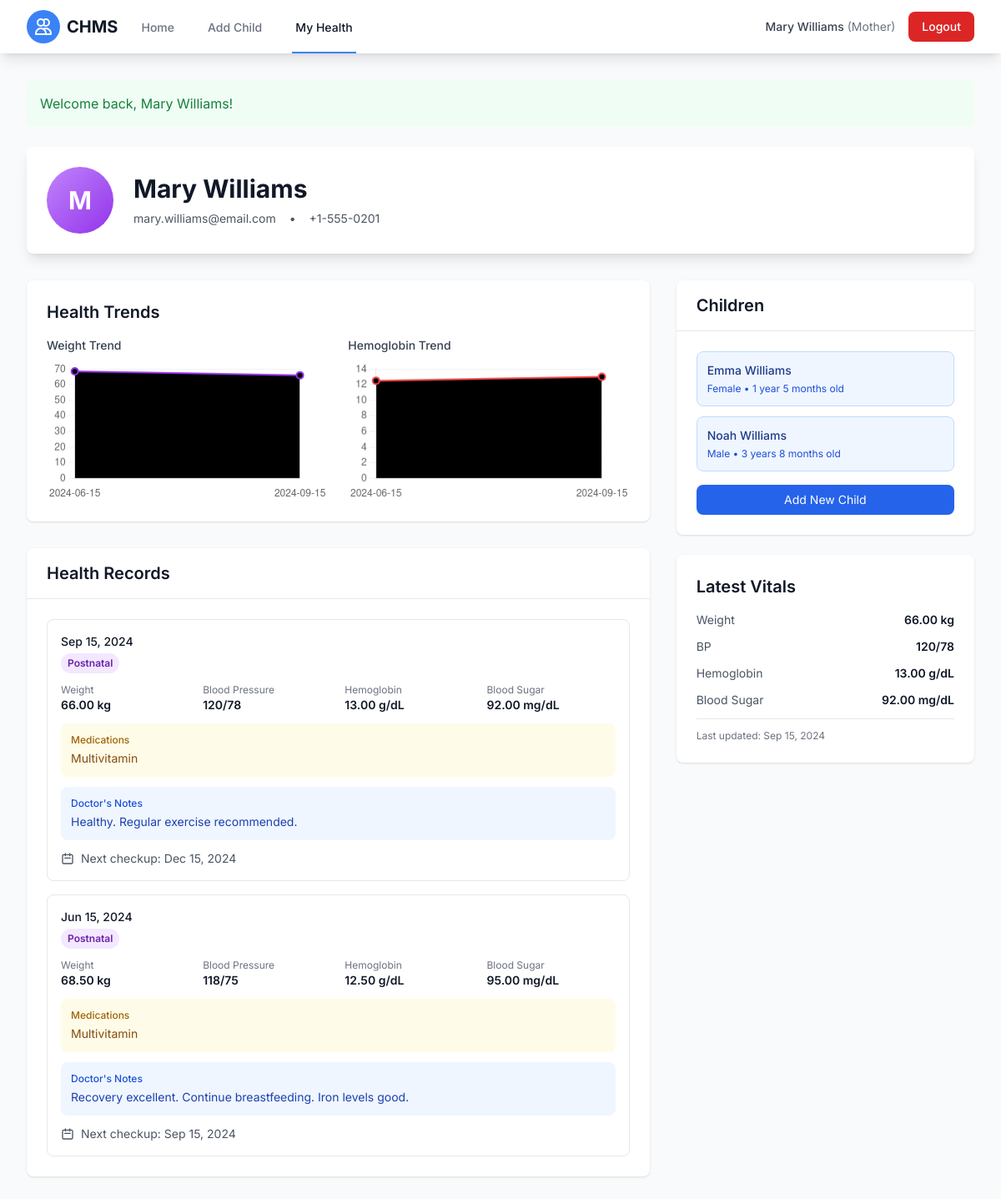
The app's page /mother_profile.php?id=3 (signed in) with its own data.
### tables this page shows
CREATE TABLE users (
    user_id INT AUTO_INCREMENT PRIMARY KEY,
    name VARCHAR(100) NOT NULL,
    email VARCHAR(100) NOT NULL UNIQUE,
    phone VARCHAR(20),
    role ENUM('mother', 'doctor') NOT NULL DEFAULT 'mother',
    password VARCHAR(255) NOT NULL,
    created_at TIMESTAMP DEFAULT CURRENT_TIMESTAMP,
    INDEX idx_email (email),
    INDEX idx_role (role)
);

CREATE TABLE mother_health_records (
    record_id INT AUTO_INCREMENT PRIMARY KEY,
    mother_id INT NOT NULL,
    record_type ENUM('prenatal', 'postnatal', 'general') NOT NULL DEFAULT 'general',
    record_date DATE NOT NULL,
    weight DECIMAL(5,2) COMMENT 'Weight in kilograms',
    blood_pressure VARCHAR(20) COMMENT 'e.g., 120/80',
    hemoglobin DECIMAL(4,2) COMMENT 'Hemoglobin level in g/dL',
    blood_sugar DECIMAL(5,2) COMMENT 'Blood sugar level in mg/dL',
    pregnancy_week INT COMMENT 'Week of pregnancy (for prenatal records)',
    delivery_date DATE COMMENT 'Date of delivery (for postnatal records)',
    delivery_type ENUM('normal', 'cesarean', 'assisted') COMMENT 'Type of delivery',
    complications TEXT COMMENT 'Any complications or concerns',
    medications TEXT COMMENT 'Current medications',
    doctor_notes TEXT,
    next_checkup_date DATE,
    created_at TIMESTAMP DEFAULT CURRENT_TIMESTAMP,
    FOREIGN KEY (mother_id) REFERENCES users(user_id) ON DELETE CASCADE,
    INDEX idx_mother (mother_id),
    INDEX idx_date (record_date),
    INDEX idx_type (record_type)
);

CREATE TABLE children (
    child_id INT AUTO_INCREMENT PRIMARY KEY,
    mother_id INT NOT NULL,
    name VARCHAR(100) NOT NULL,
    dob DATE NOT NULL,
    gender ENUM('male', 'female') NOT NULL,
    created_at TIMESTAMP DEFAULT CURRENT_TIMESTAMP,
    FOREIGN KEY (mother_id) REFERENCES users(user_id) ON DELETE CASCADE,
    INDEX idx_mother (mother_id),
    INDEX idx_dob (dob)
);

### mother_profile.php (the view, shortened to what the rows shown need)
<?php
require_once __DIR__ . '/src/config/helpers.php';
require_once __DIR__ . '/src/models/User.php';
require_once __DIR__ . '/src/models/MotherHealthRecord.php';
require_once __DIR__ . '/src/models/Child.php';
$motherId = (int)($_GET['id'] ?? 0);
$userModel = new User();
$userModel->user_id = $motherId;
$mother = $userModel->readOne();
$healthRecordModel = new MotherHealthRecord();
$healthRecords = $healthRecordModel->readByMother($motherId);
$healthTrend = $healthRecordModel->getHealthTrend($motherId, 12);
$childModel = new Child();
$children = $childModel->readAll($motherId);
?>
<!DOCTYPE html>
<html lang="en">
<head>
    <script src="https://cdn.tailwindcss.com"></script>
</head>
<body class="bg-gray-50">
    <div class="max-w-7xl mx-auto px-4 sm:px-6 lg:px-8 py-8">
        <div class="bg-white rounded-lg shadow-lg p-6 mb-8">
            <div class="flex items-center justify-between">
                <div class="flex items-center">
                    <div class="h-20 w-20 bg-gradient-to-br from-purple-400 to-purple-600 rounded-full flex items-center justify-center text-white text-3xl font-bold">
                        <?php echo strtoupper(substr($mother['name'], 0, 1)); ?>
                    </div>
                    <div class="ml-6">
                        <h1 class="text-3xl font-bold text-gray-900"><?php echo htmlspecialchars($mother['name']); ?></h1>
                        <div class="mt-2 flex items-center space-x-4 text-sm text-gray-600">
                            <span><?php echo htmlspecialchars($mother['email']); ?></span>
                            <?php if (!empty($mother['phone'])): ?>
                                <span>•</span>
                                <span><?php echo htmlspecialchars($mother['phone']); ?></span>
                            <?php endif; ?>
                        </div>
                    </div>
                </div>
            </div>
        </div>
        <div class="grid grid-cols-1 lg:grid-cols-3 gap-8">
            <div class="lg:col-span-2 space-y-8">
                <?php if (!empty($healthTrend) && count($healthTrend) > 1): ?>
                    <div class="bg-white rounded-lg shadow p-6">
                        <h2 class="text-xl font-semibold text-gray-900 mb-4">Health Trends</h2>
                    </div>
                <?php endif; ?>
                <div class="bg-white rounded-lg shadow">
                    <div class="px-6 py-4 border-b border-gray-200">
                        <h2 class="text-xl font-semibold text-gray-900">Health Records</h2>
                    </div>
                    <div class="p-6">
                        <?php if (empty($healthRecords)): ?>
                            <p class="text-sm text-gray-500">No health records yet</p>
                        <?php else: ?>
                            <div class="space-y-4">
                                <?php foreach ($healthRecords as $record): ?>
                                    <div class="record-card border border-gray-200 rounded-lg p-4">
                                        <div class="flex justify-between items-start mb-3">
                                            <div>
                                                <p class="text-sm font-medium text-gray-900"><?php echo formatDate($record['record_date']); ?></p>
                                                <span class="inline-block mt-1 px-2 py-1 text-xs font-semibold rounded-full
                                                    <?php
                                                        $colors = [
                                                            'prenatal' => 'bg-blue-100 text-blue-800',
                                                            'postnatal' => 'bg-purple-100 text-purple-800',
                                                            'general' => 'bg-green-100 text-green-800'
                                                        ];
                                                        echo $colors[$record['record_type']] ?? 'bg-gray-100 text-gray-800';
                                                    ?>">
                                                    <?php echo ucfirst($record['record_type']); ?>
                                                </span>
                                            </div>
                                        </div>
                                        <div class="grid grid-cols-2 md:grid-cols-4 gap-4 mb-3">
                                            <?php if ($record['weight']): ?>
                                                <div>
                                                    <p class="text-xs text-gray-500">Weight</p>
                                                    <p class="text-sm font-semibold text-gray-900"><?php echo $record['weight']; ?> kg</p>
                                                </div>
                                            <?php endif; ?>
                                            <?php if ($record['blood_pressure']): ?>
                                                <div>
                                                    <p class="text-xs text-gray-500">Blood Pressure</p>
                                                    <p class="text-sm font-semibold text-gray-900"><?php echo htmlspecialchars($record['blood_pressure']); ?></p>
                                                </div>
                                            <?php endif; ?>
                                            <?php if ($record['hemoglobin']): ?>
                                                <div>
                                                    <p class="text-xs text-gray-500">Hemoglobin</p>
                                                    <p class="text-sm font-semibold text-gray-900"><?php echo $record['hemoglobin']; ?> g/dL</p>
                                                </div>
                                            <?php endif; ?>
                                            <?php if ($record['blood_sugar']): ?>
                                                <div>
                                                    <p class="text-xs text-gray-500">Blood Sugar</p>
                                                    <p class="text-sm font-semibold text-gray-900"><?php echo $record['blood_sugar']; ?> mg/dL</p>
                                                </div>
                                            <?php endif; ?>
                                        </div>
                                        <?php if (!empty($record['medications'])): ?>
                                            <div class="mt-3 p-3 bg-yellow-50 rounded-lg">
                                                <p class="text-xs font-medium text-yellow-700">Medications</p>
                                                <p class="text-sm text-yellow-800 mt-1"><?php echo htmlspecialchars($record['medications']); ?></p>
                                            </div>
                                        <?php endif; ?>
                                        <?php if (!empty($record['doctor_notes'])): ?>
                                            <div class="mt-3 p-3 bg-blue-50 rounded-lg">
                                                <p class="text-xs font-medium text-blue-700">Doctor's Notes</p>
                                                <p class="text-sm text-blue-800 mt-1"><?php echo htmlspecialchars($record['doctor_notes']); ?></p>
                                            </div>
                                        <?php endif; ?>
                                        <?php if ($record['next_checkup_date']): ?>
                                            <div class="mt-3 flex items-center text-sm text-gray-600">
                                                <svg class="h-4 w-4 mr-2" fill="none" stroke="currentColor" viewBox="0 0 24 24">
                                                    <path stroke-linecap="round" stroke-linejoin="round" stroke-width="2" d="M8 7V3m8 4V3m-9 8h10M5 21h14a2 2 0 002-2V7a2 2 0 00-2-2H5a2 2 0 00-2 2v12a2 2 0 002 2z"></path>
                                                </svg>
                                                Next checkup: <?php echo formatDate($record['next_checkup_date']); ?>
                                            </div>
                                        <?php endif; ?>
                                    </div>
                                <?php endforeach; ?>
                            </div>
                        <?php endif; ?>
                    </div>
                </div>
            </div>
            <div class="space-y-6">
                <div class="bg-white rounded-lg shadow">
                    <div class="px-6 py-4 border-b border-gray-200">
                        <h2 class="text-xl font-semibold text-gray-900">Children</h2>
                    </div>
                    <div class="p-6">
                        <?php if (empty($children)): ?>
                            <p class="text-sm text-gray-500">No children registered</p>
                        <?php else: ?>
                            <div class="space-y-3">
                                <?php foreach ($children as $child): ?>
                                    <a href="child_profile.php?id=<?php echo $child['child_id']; ?>"
                                       class="block p-3 bg-blue-50 border border-blue-200 rounded-lg hover:bg-blue-100 transition">
                                        <p class="text-sm font-medium text-blue-900"><?php echo htmlspecialchars($child['name']); ?></p>
                                        <p class="text-xs text-blue-700 mt-1">
                                            <?php echo ucfirst($child['gender']); ?> •
                                            <?php echo calculateAgeString($child['dob']); ?> old
                                        </p>
                                    </a>
                                <?php endforeach; ?>
                            </div>
                        <?php endif; ?>
                    </div>
                </div>
                <?php
                $latestRecord = !empty($healthRecords) ? $healthRecords[0] : null;
                if ($latestRecord):
                ?>
                    <div class="bg-white rounded-lg shadow p-6">
                        <h2 class="text-xl font-semibold text-gray-900 mb-4">Latest Vitals</h2>
                        <div class="space-y-3">
                            <?php if ($latestRecord['weight']): ?>
                                <div class="flex justify-between items-center">
                                    <span class="text-sm text-gray-600">Weight</span>
                                    <span class="text-sm font-semibold text-gray-900"><?php echo $latestRecord['weight']; ?> kg</span>
                                </div>
                            <?php endif; ?>
                            <?php if ($latestRecord['blood_pressure']): ?>
                                <div class="flex justify-between items-center">
                                    <span class="text-sm text-gray-600">BP</span>
                                    <span class="text-sm font-semibold text-gray-900"><?php echo htmlspecialchars($latestRecord['blood_pressure']); ?></span>
                                </div>
                            <?php endif; ?>
                            <?php if ($latestRecord['hemoglobin']): ?>
                                <div class="flex justify-between items-center">
                                    <span class="text-sm text-gray-600">Hemoglobin</span>
                                    <span class="text-sm font-semibold text-gray-900"><?php echo $latestRecord['hemoglobin']; ?> g/dL</span>
                                </div>
                            <?php endif; ?>
                            <?php if ($latestRecord['blood_sugar']): ?>
                                <div class="flex justify-between items-center">
                                    <span class="text-sm text-gray-600">Blood Sugar</span>
                                    <span class="text-sm font-semibold text-gray-900"><?php echo $latestRecord['blood_sugar']; ?> mg/dL</span>
                                </div>
                            <?php endif; ?>
                            <div class="pt-3 border-t border-gray-200">
                                <p class="text-xs text-gray-500">Last updated: <?php echo formatDate($latestRecord['record_date']); ?></p>
                            </div>
                        </div>
                    </div>
                <?php endif; ?>
            </div>
        </div>
    </div>
    <script>
        // Health trend data
        const healthTrendData = <?php echo json_encode($healthTrend); ?>;
        if (healthTrendData && healthTrendData.length > 1) {
            const dates = healthTrendData.map(item => item.record_date);
            const weights = healthTrendData.map(item => item.weight ? parseFloat(item.weight) : null);
            const hemoglobinLevels = healthTrendData.map(item => item.hemoglobin ? parseFloat(item.hemoglobin) : null);
            // Weight Chart
            if (weights.some(w => w !== null)) {
                createLineChart('weightChart', dates, weights, 'Weight (kg)', 'rgb(147, 51, 234)');
            }
            // Hemoglobin Chart
            if (hemoglobinLevels.some(h => h !== null)) {
                createLineChart('hemoglobinChart', dates, hemoglobinLevels, 'Hemoglobin (g/dL)', 'rgb(239, 68, 68)');
            }
        }
    </script>
</body>
</html>

### records on screen
users: name "M", name "Mary Williams", email "mary.williams@email.com", phone "+1-555-0201"
mother_health_records: record_date "Sep 15, 2024", record_type "Postnatal", weight "66.00", blood_pressure "120/78", hemoglobin "13.00", blood_sugar "92.00", medications "Multivitamin", doctor_notes "Healthy. Regular exercise recommended.", next_checkup_date "Dec 15, 2024"
mother_health_records: record_date "Jun 15, 2024", record_type "Postnatal", weight "68.50", blood_pressure "118/75", hemoglobin "12.50", blood_sugar "95.00", medications "Multivitamin", doctor_notes "Recovery excellent. Continue breastfeeding. Iron levels good.", next_checkup_date "Sep 15, 2024"
children: name "Emma Williams", gender "Female", dob "1 year 5 months"
children: name "Noah Williams", gender "Male", dob "3 years 8 months"

### other values on screen
$userName "Mary Williams"
$userRole "Mother"
$flashMessage['message'] "Welcome back, Mary Williams!"
